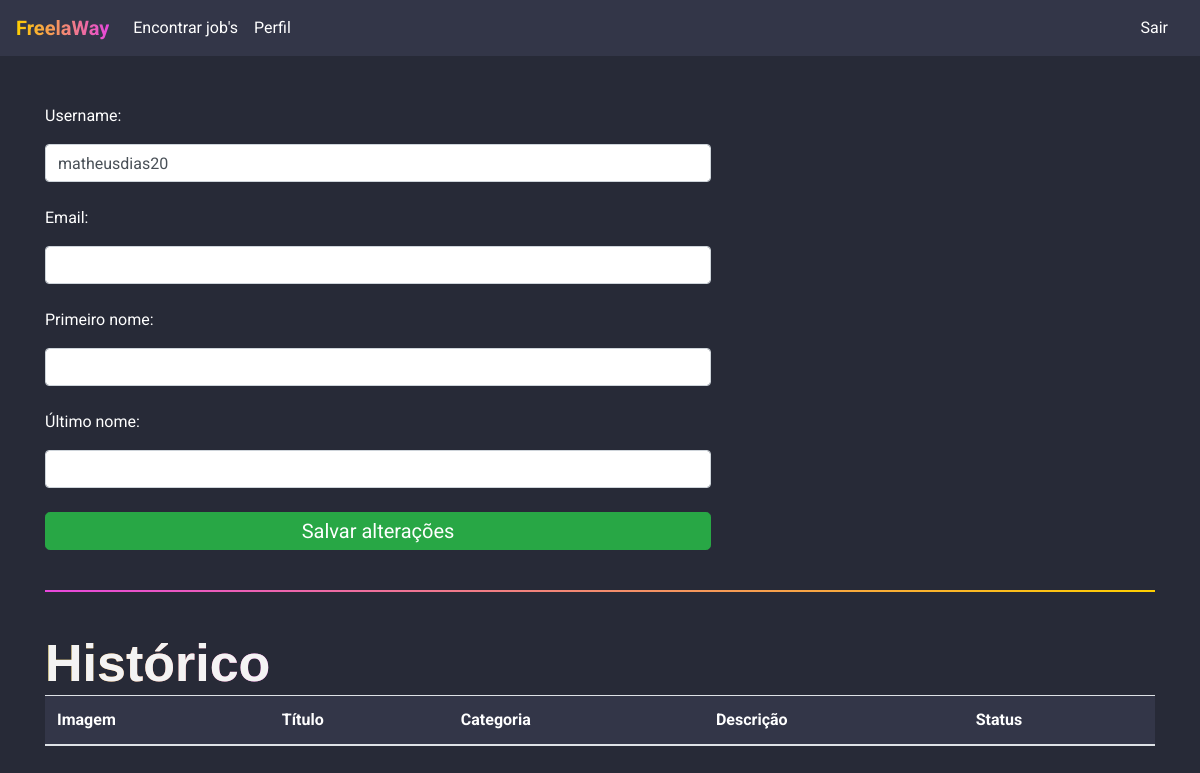
Page /jobs/perfil/ (signed in) on the earlier database version.
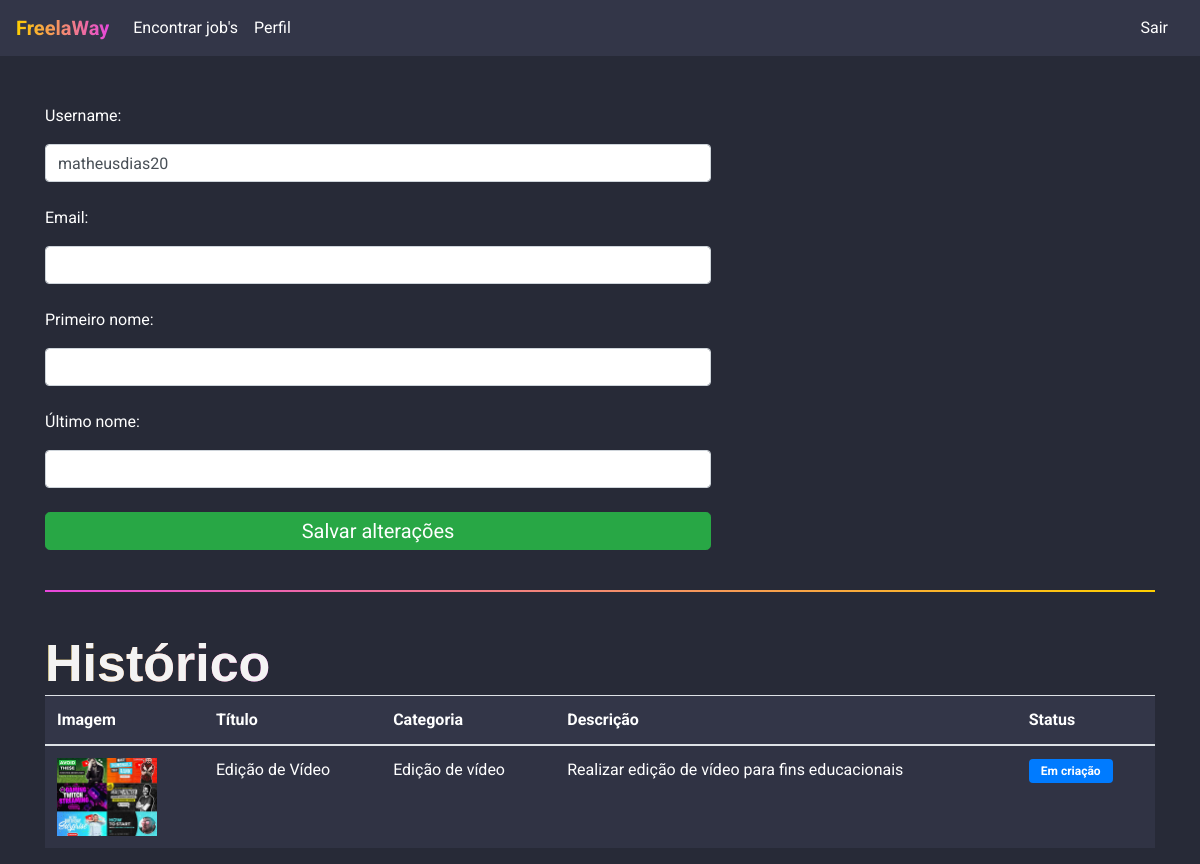
Same page on the later database version.
### jobs/models.py (models this page shows, shortened)
class Jobs(models.Model):
    categoria_choices = (('D', 'Design'),
                         ('EV', 'Edição de Vídeo'))
    status_choices = (('C', 'Em criação'),
                      ('AA', 'Aguardando aprovação'),
                      ('F', 'Finalizado'))
    titulo = models.CharField(max_length=200)
    descricao = models.TextField()
    categoria = models.CharField(max_length=2, choices=categoria_choices, default="D")
    prazo_entrega = models.DateTimeField()
    preco = models.FloatField()
    referencias = models.ManyToManyField(Referencias)
    profissional = models.ForeignKey(User, on_delete=models.DO_NOTHING, null=True, blank=True)
    reservado = models.BooleanField(default=False)
    status = models.CharField(max_length=2, choices=status_choices, default='C')
    arquivo_final = models.FileField(null=True)

class Referencias(models.Model):
    arquivo = models.FileField(upload_to='referencias')
    def __str__(self) -> str:
        return self.arquivo.url

### jobs/views.py (the view, shortened to what this page needs)
# urls.py: path('perfil/', views.perfil, name="perfil"),
@login_required(login_url='/auth/logar')
def perfil(request):
    if request.method == "GET":
        jobs = Jobs.objects.filter(profissional=request.user)
        return render(request, 'perfil.html', {'jobs': jobs})

### jobs/templates/perfil.html (shortened to what this page needs)
{% extends 'base.html' %}
{% load static %}
{% block 'head' %}
		<link rel="stylesheet" href="{% static 'jobs/css/encontrar_jobs.css' %}">
    <link rel="stylesheet" href="{% static 'jobs/css/perfil.css' %}">
{% endblock %}
{% block 'body' %}
    <br>
    <br>
    <div class="container">
        <div style="width: 60%">
            <form action="{% url 'perfil' %}" method="POST">{% csrf_token %}
                <p>Username:</p>
                <input type="text" class="form-control" value="{{user.username}}" name="username">
                <br>
                <p>Email:</p>
                <input type="email" class="form-control" value="{{user.email}}" name="email">
                <br>
                <p>Primeiro nome:</p>
                <input type="text" class="form-control" value="{{user.first_name}}" name="primeiro_nome">
                <br>
                <p>Último nome:</p>
                <input type="text" class="form-control" value="{{user.last_name}}" name="ultimo_nome">
                <br>
                <input type="submit" class="btn btn-success btn-lg" value="Salvar alterações">
            </form>
        </div>
        <br>
        <hr class="borda-degrade">
        <br>
        <h4 class="titulo">Histórico</h4>
        <table style="background-color: #333648; color: white;" class="table table-striped">
            <thead>
                <tr>
                <th scope="col">Imagem</th>
                <th scope="col">Título</th>
                <th scope="col">Categoria</th>
                <th scope="col">Descrição</th>
                <th scope="col">Status</th>
                </tr>
            </thead>
            <tbody>
                {% for job in jobs %}
                    <tr>
                        <th scope="row"><img width="100px" src="{{job.referencias.all.0}}"></th>
                        <td>{{job.titulo}}</td>
                        <td>{% if job.categoria == 'D'%}
                            Design
                        {% else %}
                            Edição de vídeo
                        {% endif%}</td>
                        <td>{{job.descricao}}</td>
                        <td>
                            {% if job.status == 'AA'%}
                                <span class="badge badge-info">Aguardando aprovação</span>
                            {% elif job.status == 'C' %}
                                <button class="badge badge-primary" data-toggle="modal" data-target="#modal-job-{{job.id}}">Em criação</button>
                            {% else %}
                                <span class="badge badge-success">Finalizado</span>
                            {% endif %}
                        </td>
                    </tr>
                {% endfor %}
            </tbody>
        </table>
    </div>
{% endblock %}

### templates/base.html (shortened to what this page needs)
<!doctype html>
<html lang="pt-br">
    <head>
        {% block 'head' %}
        {% endblock %}
        <link rel="stylesheet" href="https://cdn.jsdelivr.net/npm/bootstrap@4.6.1/dist/css/bootstrap.min.css">
    </head>
    <body class="fundo">
        {% if user.is_authenticated %}
            <nav style="background-color: #333648;" class="navbar navbar-expand-lg navbar-dark">
                <a class="navbar-brand" href="#"><span class="font-degrade-nav">FreelaWay</span></a>
                <div class="collapse navbar-collapse" id="navbarNav">
                    <ul class="navbar-nav">
                        <li class="nav-item active">
                            <a class="nav-link" href="{% url 'encontrar_jobs' %}">Encontrar job's</a>
                        </li>
                        <li class="nav-item">
                            <a class="nav-link active" href="{% url 'perfil' %}">Perfil</a>
                        </li>
                    </ul>
                </div>
                <a class="nav-link active" style="color: #FFF;" href="{% url 'cadastro' %}">Sair</a>
            </nav>
        {% endif %}
        {% block 'body' %}{% endblock %}
    </body>
</html>

### templates/static/jobs/css/encontrar_jobs.css (style rules this page uses)
* { font-family: 'Roboto', sans-serif; }
.fundo { background-color: #272a37; color: white; }
.btn-group-lg>.btn, .btn-lg { padding: 0.2rem 1rem!important; width: 100%; }
.titulo { font-family: Arial, Helvetica, sans-serif; font-weight: bold; font-size: 52px; display: inline; color: #F3F3F3!important; background-clip: text; -webkit-background-clip: text; color: transparent; padding-bottom: 10px; }

### templates/static/jobs/css/perfil.css (style rules this page uses)
* { font-family: 'Roboto', sans-serif; }
.fundo { background-color: #272a37; color: white; }
.badge { border: none; padding: 0.50em 1em!important; }
.borda-degrade { border: 1px solid transparent; border-image: linear-gradient(90deg,rgba(231,71,220,1) 0%,rgba(255,207,0,1) 100%); border-image-slice: 1; }
.titulo { font-family: Arial, Helvetica, sans-serif; font-weight: bold; font-size: 52px; display: inline; background-image: linear-gradient(90deg, rgba(255,207,0,1) 0%, rgba(231,71,220,1) 100%); background-clip: text; -webkit-background-clip: text; color: transparent; padding-bottom: 10px; }

### templates/base.html (style rules this page uses)
.font-degrade-nav { background-image: linear-gradient(90deg, rgba(255,207,0,1) 0%, rgba(231,71,220,1) 100%); background-clip: text; -webkit-background-clip: text; color: transparent; padding-bottom: 10px; font-size: 20px; font-weight: bold; }

Differences in the rows shown:
added Jobs: referencias.all.0 (picture), titulo "Edição de Vídeo", categoria "Edição de vídeo", descricao "Realizar edição de vídeo para fins educacionais"
